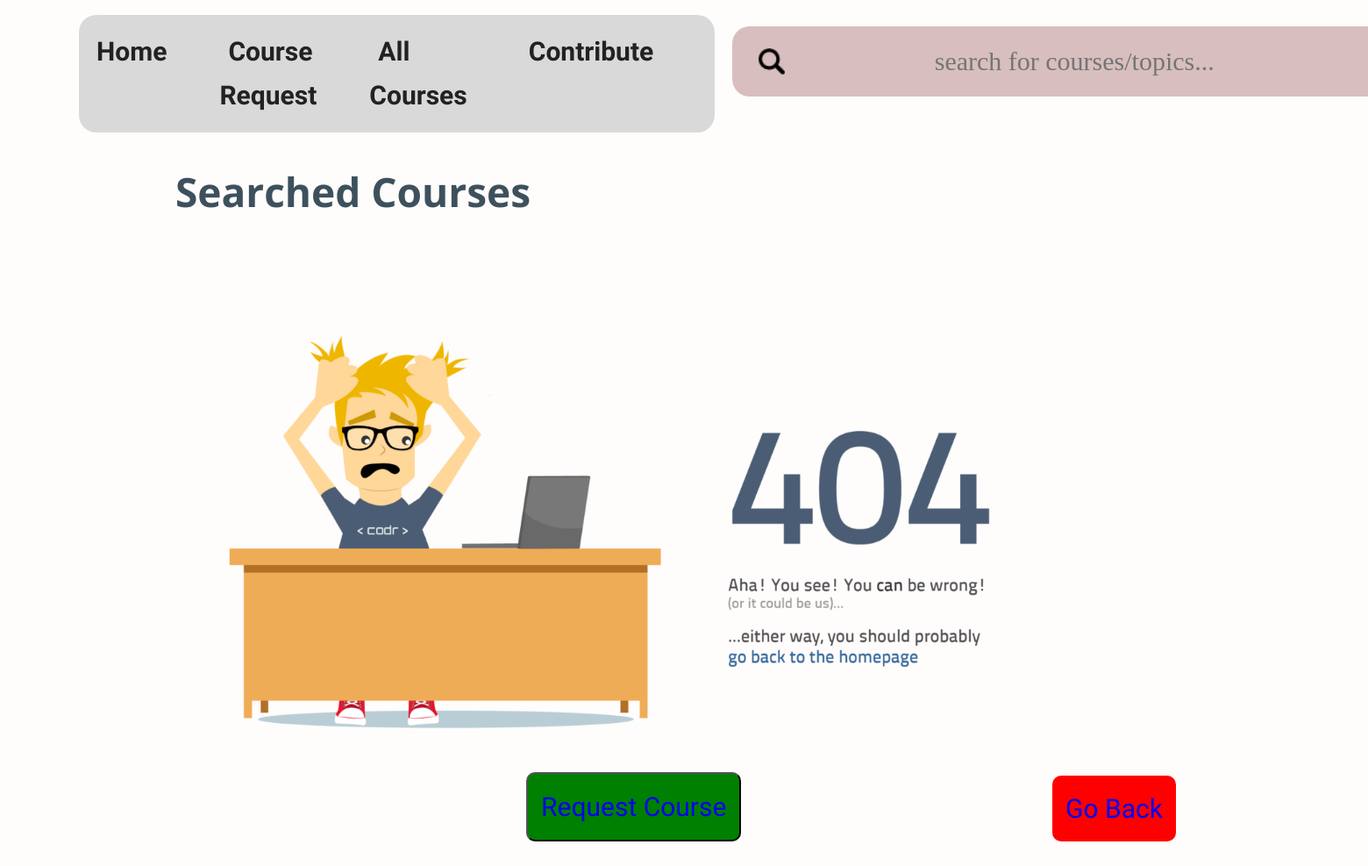
The app's page /search_course.php, older data.
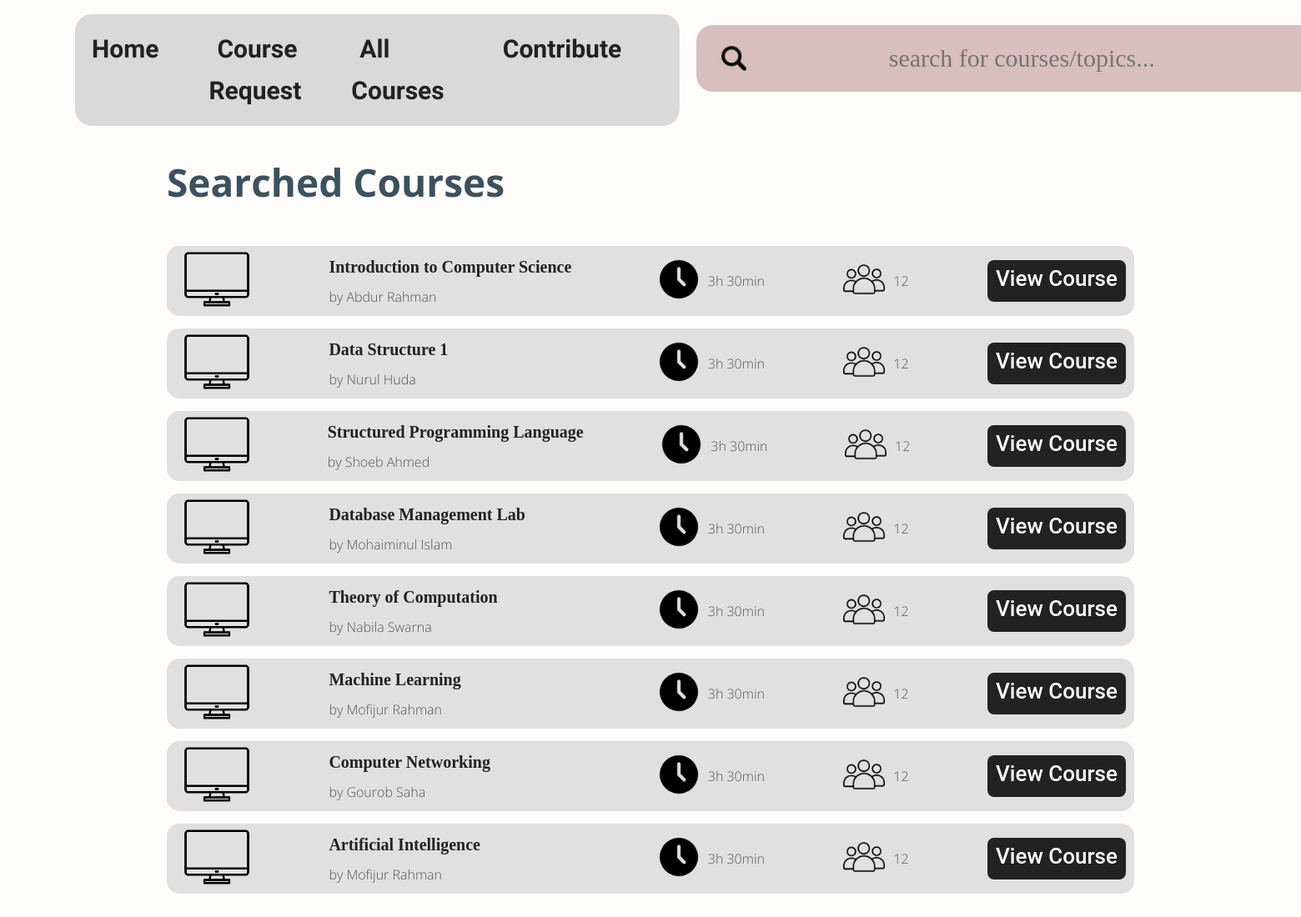
The same page, newer data.
### tables this page shows
CREATE TABLE `all_courses` (
  `course_name` varchar(40) NOT NULL,
  `instructor` varchar(45) NOT NULL,
  `status` int(11) NOT NULL,
  `course_id` varchar(10) NOT NULL,
  `created_by` varchar(40) DEFAULT NULL,
  `admin_mail` varchar(100) DEFAULT NULL,
  `id` int(11) UNSIGNED NOT NULL
);

### search_course.php (the view, shortened to what this page needs)
<!DOCTYPE html>
<html lang="en">
<head>
    <link rel="stylesheet" href="css/style.css">
</head>
<body>
    <header id="main-header">
        <div class="dash-nav">
            <ul>
                <li> <a href="dashboard.php">Home</a></li>
                <li> <a href="course_req.php">Course Request</a></li>
                <li> <a href="all_courses.php">All Courses</a></li>
                <li> <a href="#">Contribute</a></li>
            </ul>
        </div>
        <div id="topbar" class="section-p1">
            <div class="searchbar">
                <input type="text" placeholder="search for courses/topics...">
                <img src="img/magnifying-glass.png" alt="" style="width: 30px;">
            </div>
        </div>
    </header>
    <div class="tab-bar section-p1">
        <h3>Searched Courses</h3>
    </div>
    <section id="main" class="section-p1">
        <?php
        require('connection.php');
        $query = $_GET['query'];
        $result = mysqli_query($con, "SELECT * FROM all_courses
            WHERE course_name LIKE '%$query%' OR course_id LIKE '%$query%'");
        if ($result == TRUE) {
            if (mysqli_num_rows($result) > 0) {
                while ($rows = mysqli_fetch_assoc($result)) {
                    $name = $rows['course_name'];
                    $instructor = $rows['instructor'];
        ?>
                    <div class="course-details">
                        <div class="thum">
                            <img src="img/monitor.png" alt="">
                        </div>
                        <div class="title">
                            <h4><?php echo $name; ?></h4>
                            <p>by <?php echo $instructor; ?></p>
                        </div>
                        <div class="icon-set">
                            <img src="img/clock.png" alt="">
                            <p>3h 30min</p>
                        </div>
                        <div class="icon-set">
                            <img src="img/people.png" alt="">
                            <p>12</p>
                        </div>
                        <a style="text-decoration:none;
                            font-family: 'Roboto';font-size: 26px;
                            font-weight: 500;line-height: 25px;
                            color: #FFFFFF;background: #222;padding: 10px;" href="course_overview.php" class="view-course">View Course</a>
                    </div>
                <?php
                }
            } else {
                ?>
                <div>
                    <img src="img/not_found404.png" width="90%" height="650px" alt="">
                </div>
                <div class="go_back">
                    <a style="text-decoration:none" href="dashboard.php">Go Back</a>
                </div>
                <div class="request">
                    <button class="reqbtn">
                    <a style="text-decoration:none" href="course_req.php">Request Course</a>
                    </button>
                </div>
        <?php
            }
        }
        ?>
    </section>
</body>
</html>

Row changes from the older to the newer data that the page shows:
added all_courses: course_name "Introduction to Computer Science", instructor "Abdur Rahman"
added all_courses: course_name "Data Structure 1", instructor "Nurul Huda"
added all_courses: course_name "Structured Programming Language", instructor "Shoeb Ahmed"
added all_courses: course_name "Database Management Lab", instructor "Mohaiminul Islam"
added all_courses: course_name "Theory of Computation", instructor "Nabila Swarna"
added all_courses: course_name "Machine Learning", instructor "Mofijur Rahman"
added all_courses: course_name "Computer Networking", instructor "Gourob Saha"
added all_courses: course_name "Artificial Intelligence", instructor "Mofijur Rahman"
Text that changed along with them:
text no longer shown: "Go Back Request Course"
